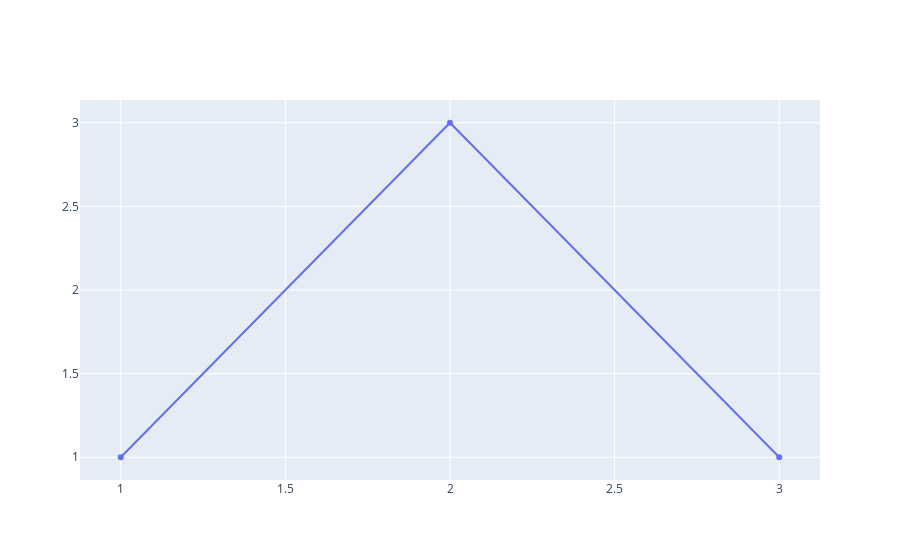

Here is the notebook cell this chart was saved with:
### Code cell
fig = go.Figure()

config = {'displayModeBar': False}

fig.add_trace(
    go.Scatter(
        x=[1, 2, 3],
        y=[1, 3, 1]))

fig.show(config=config)

### Figure 1 — Plotly figure (JSON) as saved in the notebook; plotly's stock layout.template omitted (floating-point values rounded to 4 significant figures)
{"data": [{"type": "scatter", "x": [1, 2, 3], "y": [1, 3, 1]}], "layout": {}}
